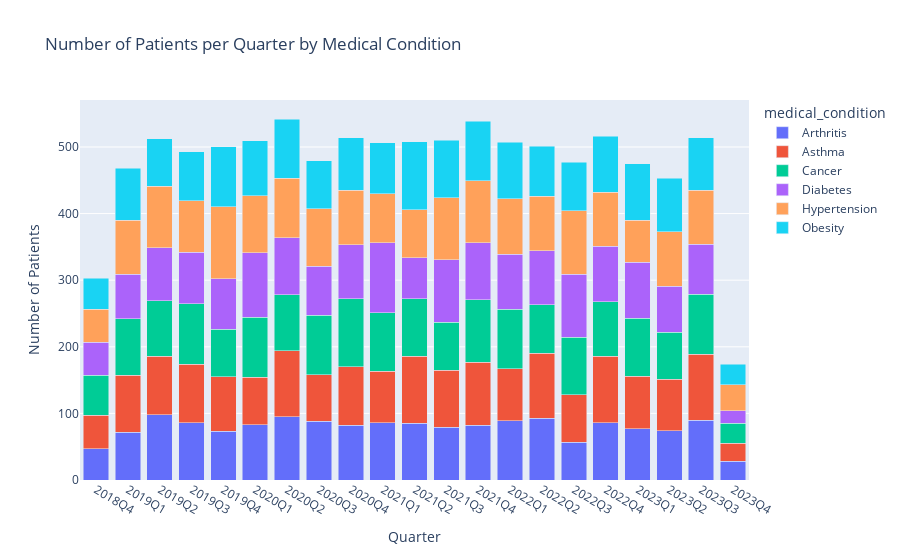

The cell this chart's notebook holds for it:
### Code cell
import pandas as pd
import plotly.express as px
from pyspark.sql import SparkSession

# Initialize Spark session (if not already done)
spark = SparkSession.builder \
    .appName("Healthcare Data Analysis") \
    .getOrCreate()

# Load data from Spark SQL
healthcare_data = spark.sql("SELECT * FROM healthcare_data")

# Convert the Spark DataFrame to Pandas DataFrame
df = healthcare_data.toPandas()

# Convert the 'Date of Admission' column to datetime
df['date_of_admission'] = pd.to_datetime(df['date_of_admission'])

# Extract quarter and year for grouping
df['YearQuarter'] = df['date_of_admission'].dt.to_period('Q').astype(str)

# Group by YearQuarter and Medical Condition and count the number of admissions
df_counts = df.groupby(['YearQuarter', 'medical_condition']).size().reset_index(name='Number of Patients')

# Display the aggregated DataFrame
print(df_counts)

# Create a bar plot
fig = px.bar(df_counts, 
             x='YearQuarter', 
             y='Number of Patients', 
             color='medical_condition', 
             title='Number of Patients per Quarter by Medical Condition',
             labels={'YearQuarter': 'Quarter', 'Number of Patients': 'Patients'},
             barmode='stack')

# Update layout for better visibility
fig.update_layout(xaxis_title='Quarter', yaxis_title='Number of Patients')

# Show the plot
fig.show()

### Figure 1 — Plotly figure (JSON) as saved in the notebook; plotly's stock layout.template omitted (floating-point values rounded to 4 significant figures)
{"data": [{"alignmentgroup": "True", "hovertemplate": "medical_condition=Arthritis<br>Quarter=%{x}<br>Patients=%{y}<extra></extra>", "legendgroup": "Arthritis", "marker": {"color": "#636efa", "pattern": {"shape": ""}}, "name": "Arthritis", "offsetgroup": "Arthritis", "orientation": "v", "showlegend": true, "textposition": "auto", "type": "bar", "x": ["2018Q4", "2019Q1", "2019Q2", "2019Q3", "2019Q4", "2020Q1", "2020Q2", "2020Q3", "2020Q4", "2021Q1", "2021Q2", "2021Q3", "2021Q4", "2022Q1", "2022Q2", "2022Q3", "2022Q4", "2023Q1", "2023Q2", "2023Q3", "2023Q4"], "xaxis": "x", "y": [47, 72, 98, 86, 73, 83, 95, 88, 82, 86, 85, 79, 82, 89, 93, 57, 86, 77, 74, 90, 28], "yaxis": "y"}, {"alignmentgroup": "True", "hovertemplate": "medical_condition=Asthma<br>Quarter=%{x}<br>Patients=%{y}<extra></extra>", "legendgroup": "Asthma", "marker": {"color": "#EF553B", "pattern": {"shape": ""}}, "name": "Asthma", "offsetgroup": "Asthma", "orientation": "v", "showlegend": true, "textposition": "auto", "type": "bar", "x": ["2018Q4", "2019Q1", "2019Q2", "2019Q3", "2019Q4", "2020Q1", "2020Q2", "2020Q3", "2020Q4", "2021Q1", "2021Q2", "2021Q3", "2021Q4", "2022Q1", "2022Q2", "2022Q3", "2022Q4", "2023Q1", "2023Q2", "2023Q3", "2023Q4"], "xaxis": "x", "y": [50, 85, 88, 88, 82, 71, 99, 70, 88, 77, 101, 86, 95, 78, 97, 71, 100, 79, 77, 99, 27], "yaxis": "y"}, {"alignmentgroup": "True", "hovertemplate": "medical_condition=Cancer<br>Quarter=%{x}<br>Patients=%{y}<extra></extra>", "legendgroup": "Cancer", "marker": {"color": "#00cc96", "pattern": {"shape": ""}}, "name": "Cancer", "offsetgroup": "Cancer", "orientation": "v", "showlegend": true, "textposition": "auto", "type": "bar", "x": ["2018Q4", "2019Q1", "2019Q2", "2019Q3", "2019Q4", "2020Q1", "2020Q2", "2020Q3", "2020Q4", "2021Q1", "2021Q2", "2021Q3", "2021Q4", "2022Q1", "2022Q2", "2022Q3", "2022Q4", "2023Q1", "2023Q2", "2023Q3", "2023Q4"], "xaxis": "x", "y": [60, 85, 83, 91, 71, 90, 84, 89, 102, 88, 86, 72, 94, 89, 73, 86, 82, 87, 71, 90, 30], "yaxis": "y"}, {"alignmentgroup": "True", "hovertemplate": "medical_condition=Diabetes<br>Quarter=%{x}<br>Patients=%{y}<extra></extra>", "legendgroup": "Diabetes", "marker": {"color": "#ab63fa", "pattern": {"shape": ""}}, "name": "Diabetes", "offsetgroup": "Diabetes", "orientation": "v", "showlegend": true, "textposition": "auto", "type": "bar", "x": ["2018Q4", "2019Q1", "2019Q2", "2019Q3", "2019Q4", "2020Q1", "2020Q2", "2020Q3", "2020Q4", "2021Q1", "2021Q2", "2021Q3", "2021Q4", "2022Q1", "2022Q2", "2022Q3", "2022Q4", "2023Q1", "2023Q2", "2023Q3", "2023Q4"], "xaxis": "x", "y": [50, 67, 80, 77, 76, 97, 86, 74, 81, 105, 62, 94, 85, 83, 81, 95, 83, 84, 69, 75, 19], "yaxis": "y"}, {"alignmentgroup": "True", "hovertemplate": "medical_condition=Hypertension<br>Quarter=%{x}<br>Patients=%{y}<extra></extra>", "legendgroup": "Hypertension", "marker": {"color": "#FFA15A", "pattern": {"shape": ""}}, "name": "Hypertension", "offsetgroup": "Hypertension", "orientation": "v", "showlegend": true, "textposition": "auto", "type": "bar", "x": ["2018Q4", "2019Q1", "2019Q2", "2019Q3", "2019Q4", "2020Q1", "2020Q2", "2020Q3", "2020Q4", "2021Q1", "2021Q2", "2021Q3", "2021Q4", "2022Q1", "2022Q2", "2022Q3", "2022Q4", "2023Q1", "2023Q2", "2023Q3", "2023Q4"], "xaxis": "x", "y": [49, 81, 92, 77, 108, 86, 89, 86, 82, 74, 72, 93, 93, 83, 82, 95, 81, 63, 82, 81, 39], "yaxis": "y"}, {"alignmentgroup": "True", "hovertemplate": "medical_condition=Obesity<br>Quarter=%{x}<br>Patients=%{y}<extra></extra>", "legendgroup": "Obesity", "marker": {"color": "#19d3f3", "pattern": {"shape": ""}}, "name": "Obesity", "offsetgroup": "Obesity", "orientation": "v", "showlegend": true, "textposition": "auto", "type": "bar", "x": ["2018Q4", "2019Q1", "2019Q2", "2019Q3", "2019Q4", "2020Q1", "2020Q2", "2020Q3", "2020Q4", "2021Q1", "2021Q2", "2021Q3", "2021Q4", "2022Q1", "2022Q2", "2022Q3", "2022Q4", "2023Q1", "2023Q2", "2023Q3", "2023Q4"], "xaxis": "x", "y": [47, 78, 71, 74, 90, 82, 89, 72, 79, 76, 102, 86, 90, 85, 75, 73, 84, 85, 80, 79, 31], "yaxis": "y"}], "layout": {"autosize": true, "barmode": "stack", "legend": {"title": {"text": "medical_condition"}, "tracegroupgap": 0}, "title": {"text": "Number of Patients per Quarter by Medical Condition"}, "xaxis": {"anchor": "y", "autorange": false, "domain": [0, 1], "range": [-0.5, 20.5], "title": {"text": "Quarter"}, "type": "category"}, "yaxis": {"anchor": "x", "autorange": false, "domain": [0, 1], "range": [2.842e-14, 570.5], "title": {"text": "Number of Patients"}, "type": "linear"}}}
